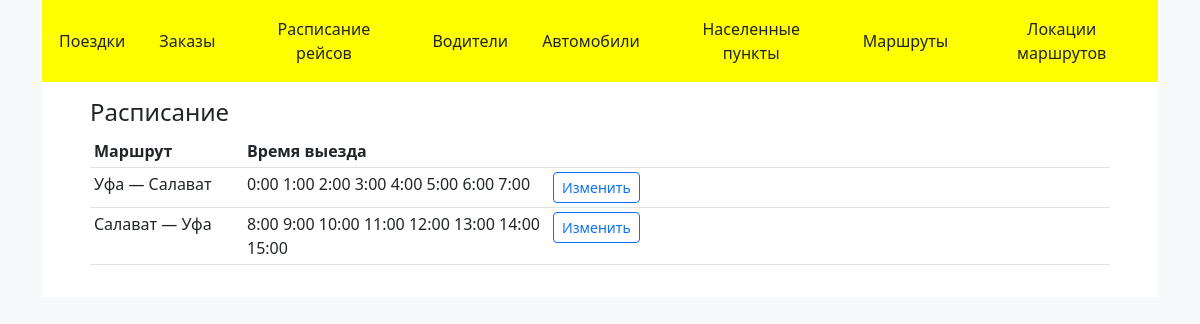
Screenshot of /choose-route with the database file from the repository.
### main/models.py (models this page shows, shortened)
class ScheduledRoute(models.Model):
    time = models.TimeField(auto_now=False, unique=True)
    route = models.ForeignKey(Route, related_name='times',
                              on_delete=models.CASCADE)
    class Meta:
        verbose_name_plural = 'Маршруты — время'

### main/views/choose_route.py (the view)
# urls.py: path('choose-route', views.choose_route.choose),
def choose(request):
    schedule = ScheduledRoute.objects.all()
    tt = []
    routes = Route.objects.all().order_by('start_area')
    for r in routes:
        times = []
        for time in r.times.all().order_by('time'):
            times.append(time.time)
        tt.append((f"{r.start_area} — {r.finish_area}", times, r.id))
    form = RouteChoosingForm()
    dic = {
        'form': form,
        'schedule': schedule,
        'title': 'Расписание',
        'tt': tt,
    }
    return render(request, 'main/choose_route.html', dic)

### main/forms.py
class RouteChoosingForm(forms.Form):
    route = forms.ModelChoiceField(
        label='Маршрут',
        widget=forms.Select(attrs={
            "class": "form-control",
            'oninvalid': f"setCustomValidity('{ch_mes}')",
            'oninput': "setCustomValidity('')",
        }),
        queryset=Route.objects.all().order_by('start_area')
    )
    required_css_class = rcc
    class Meta:
        model = ScheduledRoute
        exclude = []

### main/models.py (called while the page is built)
    def __str__(self):
        return self.name

### main/templates/main/choose_route.html (shortened to what this page needs)
{% extends 'main/base.html' %}
{% block content %}
<div>
    <table class="table table-sm table-hover" width="50%">
        <thead>
        <tr>
            <th class="" width="15%">
                Маршрут
            </th>
            <th class="" width="30%">
                Время выезда
            </th>
            <th class="">
            </th>
        </tr>
        </thead>
        <tbody>
            {% for t in tt %}
                <tr>
                    <td>{{ t.0 }}</td>
                    <td>
                        {% for ti in t.1 %}
                            {{ ti }}
                        {% endfor %}
                    </td>
                    <td>
                        <form method="post" action="route/{{ t.2 }}/0" class="">
                            <input type="submit"  value='Изменить'
                                   class="btn btn-outline-primary btn-sm justify-content-end"/>
                        </form>
                    </td>
                </tr>
            {% endfor %}
        </tbody>
    </table>
</div>
{% endblock %}

### rows the page displays
ScheduledRoute: 1 "0:00"
ScheduledRoute: 1 "1:00"
ScheduledRoute: 1 "2:00"
ScheduledRoute: 1 "3:00"
ScheduledRoute: 1 "4:00"
ScheduledRoute: 1 "5:00"
ScheduledRoute: 1 "6:00"
ScheduledRoute: 1 "7:00"
ScheduledRoute: 1 "8:00"
ScheduledRoute: 1 "9:00"
ScheduledRoute: 1 "10:00"
ScheduledRoute: 1 "11:00"
ScheduledRoute: 1 "12:00"
ScheduledRoute: 1 "13:00"
ScheduledRoute: 1 "14:00"
ScheduledRoute: 1 "15:00"

### other values shown
{{ title }} "Расписание"
{{ t.0 }} "Уфа — Салават" "Салават — Уфа"
